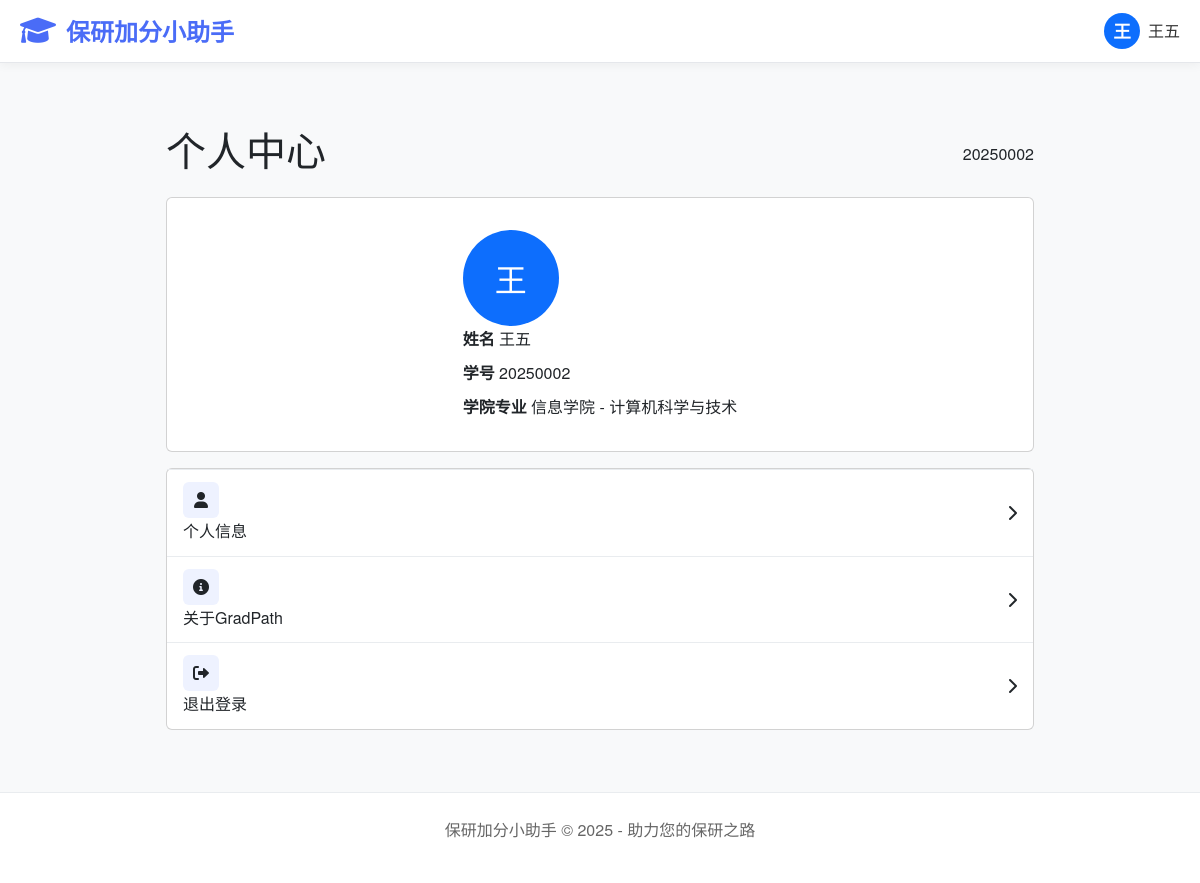
The app's page /student/user_center/ (signed in) with its own data.
### apps/students/models.py (models this page shows, shortened)
class StudentProfile(models.Model):
    user = models.OneToOneField(
        User,
        on_delete=models.CASCADE,
        null=True,
        related_name='profile'  # 反向关联名称
    )
    COLLEGE_CHOICES = [
        ('info', '信息学院'),
        ('other', '其他'),
    ]
    full_name = models.CharField("姓名", max_length=100, blank=True)
    student_id = models.CharField("学号", max_length=20, unique=True,
                                  validators=[RegexValidator(regex=r'^\d{8,20}$', message='学号必须是8-20位数字')])
    grade = models.CharField("年级", max_length=20, blank=True)
    college = models.CharField(
        "学院",
        max_length=100,
        blank=True,
        choices=COLLEGE_CHOICES,
        default='other'  # 默认值设为其他
    )
    department = models.CharField("系别", max_length=100, blank=True)
    major = models.CharField("专业", max_length=100, blank=True)
    enrollment_year = models.PositiveIntegerField("入学年份", null=True, blank=True, help_text="例如：2023")
    GENDER_CHOICES = [
        ('M', '男'),
        ('F', '女'),
        ('O', '其他'),
    ]
    gender = models.CharField("性别", max_length=1, choices=GENDER_CHOICES, blank=True)
    ethnicity = models.CharField("民族", max_length=50, blank=True)
    political_status = models.CharField("政治面貌", max_length=50, blank=True)
    id_card = models.CharField("身份证号", max_length=18, blank=True,
                               validators=[RegexValidator(regex=r'^\d{17}[\dXx]$', message='请输入有效的身份证号')])
    phone = models.CharField("手机号", max_length=11, blank=True, help_text="请输入11位手机号码")
    email = models.EmailField("邮箱", blank=True, help_text="请输入有效的邮箱地址")
    academic_comprehensive_score = models.DecimalField(
        "学业综合成绩",  # 辅导员可设置
        max_digits=5,
        decimal_places=1,
        null=True,
        blank=True
    )
    academic_expertise_score = models.DecimalField(
        "学术专长成绩",  # 来自学术类材料加分
        max_digits=5,
        decimal_places=1,
        default=0
    )
    comprehensive_performance_score = models.DecimalField(
        "综合表现成绩",  # 来自综合类材料加分
        max_digits=5,
        decimal_places=1,
        default=0
    )
    total_score = models.DecimalField(
        "总成绩",
        max_digits=5,
        decimal_places=1,
        null=True,
        blank=True
    )
    academic_comprehensive_ratio = models.DecimalField(
        "学业综合成绩权重",
        max_digits=3,
        decimal_places=2,
        default=0.6  # 60%
    )
    academic_expertise_ratio = models.DecimalField(
        "学术专长成绩权重",
        max_digits=3,
        decimal_places=2,
        default=0.2  # 20%
    )
    comprehensive_performance_ratio = models.DecimalField(
        "综合表现成绩权重",
        max_digits=3,
        decimal_places=2,
        default=0.2  # 20%
    )

### apps/students/views.py (the view)
# urls.py: path('user_center/', views.user_center, name='user_center'),
@login_required
def user_center(request):
    try:
        profile = request.user.profile
    except StudentProfile.DoesNotExist:
        profile = None
    return render(request, 'students/user_center.html', {
        'profile': profile
    })

### templates/students/user_center.html (shortened to what this page needs)
{% extends 'students/base.html' %}
{% load static %}
{% block extra_css %}
<link href="{% static 'CSS/students/user_center.css' %}" rel="stylesheet">
{% endblock %}
{% block content %}
    <div class="profile-container">
        <div class="profile-header">
            <h1 class="profile-title">个人中心</h1>
            <div class="user-info">
                <span>{{ user.username|default:"用户名" }}</span>
            </div>
        </div>
        <div class="card user-info-card">
            <div class="card-body">
                <div class="user-avatar-large">
                    {{ user.profile.full_name|default:user.username|default:"用"|first }}
                </div>
                <div class="user-details">
                    <div class="user-detail-item">
                        <strong>姓名</strong>
                        <span>{{ profile.full_name|default:"请完善信息" }}</span>
                    </div>
                    <div class="user-detail-item">
                        <strong>学号</strong>
                        <span>{{ profile.student_id|default:"未设置" }}</span>
                    </div>
                    <div class="user-detail-item">
                        <strong>学院专业</strong>
                        <span>{{ profile.get_college_display |default:"未设置" }} - {{ profile.major|default:"未设置" }}</span>
                    </div>
                </div>
            </div>
        </div>
        <div class="card">
            <div class="card-body" style="padding: 0;">
                <a href="{% url 'profile' %}" class="menu-item">
                    <div class="menu-content">
                        <div class="menu-icon">
                            <i class="fas fa-user"></i>
                        </div>
                        <span>个人信息</span>
                    </div>
                    <div class="menu-arrow">
                        <i class="fas fa-chevron-right"></i>
                    </div>
                </a>
                <a href="#" class="menu-item">
                    <div class="menu-content">
                        <div class="menu-icon">
                            <i class="fas fa-info-circle"></i>
                        </div>
                        <span>关于GradPath</span>
                    </div>
                    <div class="menu-arrow">
                        <i class="fas fa-chevron-right"></i>
                    </div>
                </a>
                <a href="{% url 'logout' %}" class="menu-item" onclick="return confirm('确定要退出登录吗？')">
                    <div class="menu-content">
                        <div class="menu-icon">
                            <i class="fas fa-sign-out-alt"></i>
                        </div>
                        <span>退出登录</span>
                    </div>
                    <div class="menu-arrow">
                        <i class="fas fa-chevron-right"></i>
                    </div>
                </a>
            </div>
        </div>
    </div>
{% endblock %}

### templates/students/base.html (shortened to what this page needs)
<!DOCTYPE html>
<html lang="zh-CN">
<head>
    <link href="https://cdn.jsdelivr.net/npm/bootstrap@5.3.0-alpha1/dist/css/bootstrap.min.css" rel="stylesheet">
    <link rel="stylesheet" href="https://cdnjs.cloudflare.com/ajax/libs/font-awesome/6.0.0/css/all.min.css">
    {% load static %}
    <link href="{% static 'CSS/base.css' %}" rel="stylesheet">
    {% block extra_css %}{% endblock %}
</head>
<body>
    <nav class="navbar">
        <div class="container">
            <div class="navbar-content">
                <a href="{% url 'index' %}" class="logo">
                    <i class="fas fa-graduation-cap"></i>
                    <span>保研加分小助手</span>
                </a>
                <div class="user-info">
                    {% if user.is_authenticated %}
                        <a href="{% url 'user_center' %}" class="d-flex align-items-center text-decoration-none" title="个人资料">
                            <div class="user-avatar">{{ user.profile.full_name|first }}</div>
                            <span class="username ms-2">{{ user.profile.full_name }}</span>
                        </a>
                    {% else %}
                        <a href="{% url 'login' %}" class="btn btn-outline-primary btn-sm">登录</a>
                    {% endif %}
                </div>
            </div>
        </div>
    </nav>
    <div class="container">
        <div class="main-content">
            {% block content %}{% endblock %}
        </div>
    </div>
    <footer class="footer">
        <div class="container">
            <p>保研加分小助手 &copy; 2025 - 助力您的保研之路</p>
        </div>
    </footer>
</body>
</html>

### static/CSS/base.css (style rules this page uses)
:root { --primary: #4a6cf7; --primary-light: #6a8aff; --secondary: #6c757d; --light-bg: #f8f9fa; --dark-text: #333333; --gray-text: #666666; --light-gray: #e9ecef; --white: #ffffff; --card-shadow: 0 4px 12px rgba(0, 0, 0, 0.08); --hover-shadow: 0 8px 24px rgba(0, 0, 0, 0.12); }
* { margin: 0; padding: 0; box-sizing: border-box; }
body { font-family: 'Segoe UI', 'PingFang SC', 'Microsoft YaHei', sans-serif; background-color: var(--light-bg); color: var(--dark-text); line-height: 1.6; height: 100%; display: flex; flex-direction: column; }
.container { max-width: 1200px; margin: 0 auto; padding: 0 20px; flex: 1 0 auto; }
.navbar { background: var(--white); box-shadow: 0 2px 10px rgba(0, 0, 0, 0.05); padding: 1rem 0; position: sticky; top: 0; z-index: 100; }
.navbar-content { display: flex; justify-content: space-between; align-items: center; width: 100%; }
html { height: 100%; }
.logo { display: flex; align-items: center; gap: 10px; font-weight: 700; font-size: 1.5rem; color: var(--primary); text-decoration: none; }
.logo i { font-size: 1.8rem; }
.user-info { display: flex; align-items: center; gap: 12px; margin-left: auto; }
.user-avatar { width: 42px; height: 42px; border-radius: 50%; background: linear-gradient(135deg, var(--primary), var(--primary-light)); display: flex; align-items: center; justify-content: center; color: var(--white); font-weight: 600; font-size: 1.1rem; }
.username { font-weight: 500; color: var(--dark-text); }
.main-content { padding: 30px 0; }
.footer { background: var(--white); padding: 24px 0; margin-top: auto; text-align: center; color: var(--gray-text); border-top: 1px solid var(--light-gray); flex-shrink: 0; }

### static/CSS/students/user_center.css (style rules this page uses)
body { background-color: #f8f9fa; color: #212529; font-family: "Helvetica Neue", Helvetica, Arial, "PingFang SC", "Hiragino Sans GB", "Microsoft YaHei", sans-serif; }
.navbar { background-color: #ffffff; border-bottom: 1px solid #e5e7eb; padding: 0.75rem 0; }
.user-info { display: flex; align-items: center; gap: 0.5rem; }
.user-avatar, .user-avatar-large { background: #0d6efd; color: #fff; display: inline-flex; align-items: center; justify-content: center; border-radius: 50%; }
.user-avatar { width: 36px; height: 36px; font-weight: 600; }
.user-avatar-large { width: 96px; height: 96px; font-size: 32px; margin-right: 1rem; }
.profile-container { max-width: 900px; margin: 2rem auto; padding: 0 1rem; }
.profile-header { display: flex; justify-content: space-between; align-items: center; margin-bottom: 1rem; }
.card.user-info-card { display: flex; align-items: center; padding: 1rem; margin-bottom: 1rem; }
.user-details { display: flex; flex-direction: column; gap: 0.5rem; }
.menu-item { display: flex; justify-content: space-between; align-items: center; padding: 0.75rem 1rem; color: #212529; text-decoration: none; border-top: 1px solid #e9ecef; }
.menu-icon { width: 36px; height: 36px; display: flex; align-items: center; justify-content: center; background: #eef2ff; border-radius: 6px; margin-right: 0.75rem; }

### records on screen
StudentProfile: full_name "王五", student_id "20250002", college "信息学院", major "计算机科学与技术"

### other values on screen
{{ user.profile.full_name|first }} "王"
{{ user.profile.full_name }} "王五"
{{ user.username|default:"用户名" }} "20250002"
{{ user.profile.full_name|default:user.username|default:"用"|first }} "王"
